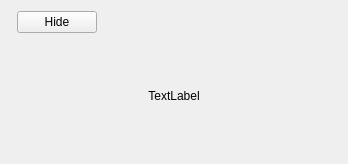
<?xml version="1.0" encoding="UTF-8"?>
<ui version="4.0">
 <class>InformationalDialogScreen</class>
 <widget class="QWidget" name="InformationalDialogScreen">
  <property name="windowModality">
   <enum>Qt::NonModal</enum>
  </property>
  <property name="geometry">
   <rect>
    <x>0</x>
    <y>0</y>
    <width>348</width>
    <height>164</height>
   </rect>
  </property>
  <property name="focusPolicy">
   <enum>Qt::NoFocus</enum>
  </property>
  <property name="contextMenuPolicy">
   <enum>Qt::DefaultContextMenu</enum>
  </property>
  <property name="acceptDrops">
   <bool>false</bool>
  </property>
  <property name="windowTitle">
   <string>Form</string>
  </property>
  <property name="styleSheet">
   <string notr="true"/>
  </property>
  <layout class="QGridLayout" name="gridLayout_2">
   <item row="0" column="0">
    <layout class="QGridLayout" name="gridLayout">
     <item row="1" column="1">
      <widget class="QPushButton" name="buttonHide">
       <property name="sizePolicy">
        <sizepolicy hsizetype="Minimum" vsizetype="Fixed">
         <horstretch>0</horstretch>
         <verstretch>0</verstretch>
        </sizepolicy>
       </property>
       <property name="autoFillBackground">
        <bool>false</bool>
       </property>
       <property name="text">
        <string>Hide</string>
       </property>
      </widget>
     </item>
     <item row="2" column="0" colspan="3">
      <widget class="QLabel" name="labelText">
       <property name="sizePolicy">
        <sizepolicy hsizetype="Expanding" vsizetype="Expanding">
         <horstretch>0</horstretch>
         <verstretch>0</verstretch>
        </sizepolicy>
       </property>
       <property name="layoutDirection">
        <enum>Qt::LeftToRight</enum>
       </property>
       <property name="styleSheet">
        <string notr="true"/>
       </property>
       <property name="text">
        <string>TextLabel</string>
       </property>
       <property name="alignment">
        <set>Qt::AlignCenter</set>
       </property>
      </widget>
     </item>
     <item row="1" column="2">
      <spacer name="horizontalSpacer_2">
       <property name="orientation">
        <enum>Qt::Horizontal</enum>
       </property>
       <property name="sizeHint" stdset="0">
        <size>
         <width>40</width>
         <height>20</height>
        </size>
       </property>
      </spacer>
     </item>
    </layout>
   </item>
  </layout>
 </widget>
 <resources/>
 <connections/>
</ui>
